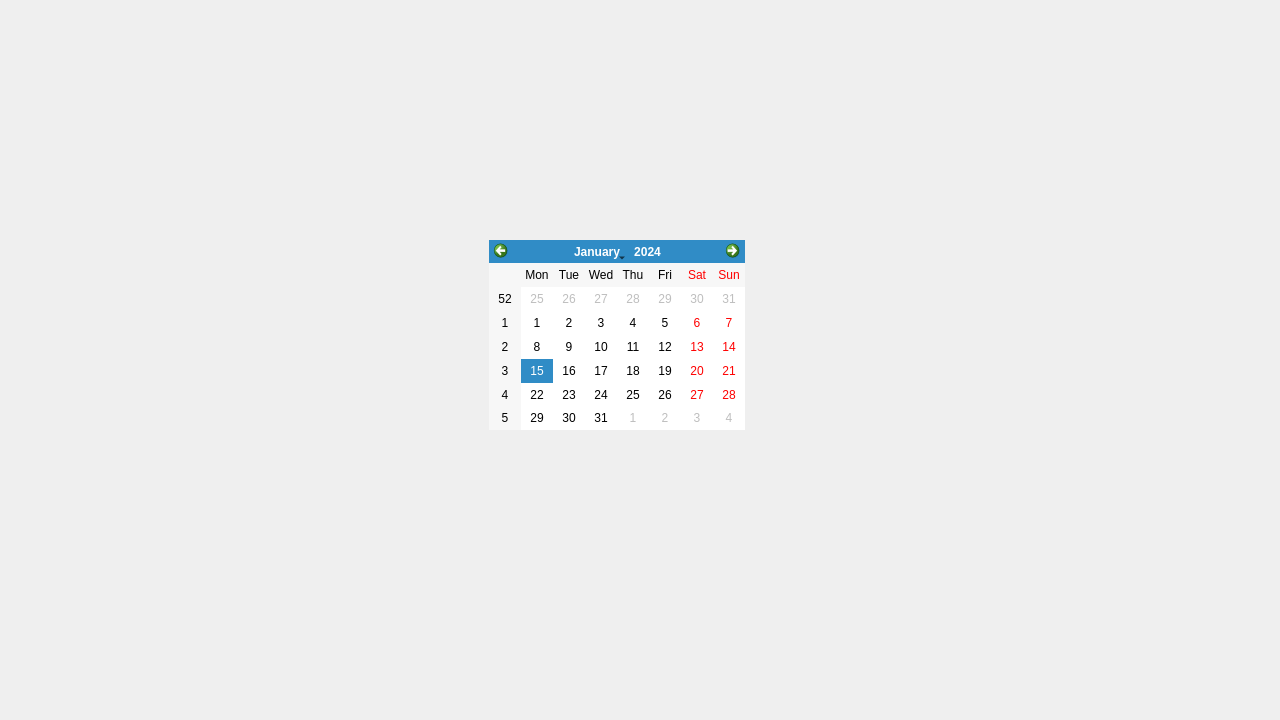
<?xml version="1.0" encoding="UTF-8"?>
<ui version="4.0">
 <class>employee</class>
 <widget class="QDialog" name="employee">
  <property name="geometry">
   <rect>
    <x>0</x>
    <y>0</y>
    <width>1280</width>
    <height>720</height>
   </rect>
  </property>
  <property name="windowTitle">
   <string>Dialog</string>
  </property>
  <widget class="QStackedWidget" name="stackedWidget">
   <property name="geometry">
    <rect>
     <x>79</x>
     <y>0</y>
     <width>1231</width>
     <height>720</height>
    </rect>
   </property>
   <widget class="QWidget" name="page">
    <widget class="QCalendarWidget" name="calendarWidget">
     <property name="geometry">
      <rect>
       <x>410</x>
       <y>240</y>
       <width>256</width>
       <height>190</height>
      </rect>
     </property>
    </widget>
   </widget>
  </widget>
 </widget>
 <resources/>
 <connections/>
</ui>
